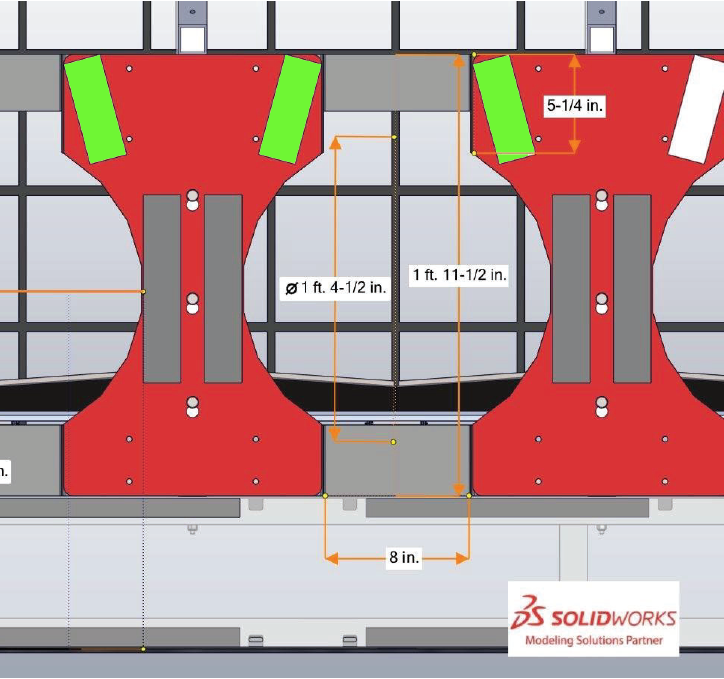
#> input picture field-tape-green-crop.png, 724 x 679 px
$ python -i grip.py   (imports and definitions only)
#> lines starting #> are read from the running program, lines starting #| are printed output that depends on the picture
import cv2
import numpy
import math
from enum import Enum


class GripPipeline:
    """
    An OpenCV pipeline generated by GRIP.
    """

    def __init__(self):
        """initializes all values to presets or None if need to be set
        """

        self.__blur_type = BlurType.Gaussian_Blur
        self.__blur_radius = 1.8018018018018018

        self.blur_output = None

        self.__hsl_threshold_input = self.blur_output
        self.__hsl_threshold_hue = [85.79136690647482, 98.60068259385666]
        self.__hsl_threshold_saturation = [227.02338129496403, 255.0]
        self.__hsl_threshold_luminance = [135.29676258992808, 169.71615881356345]

        self.hsl_threshold_output = None

        self.__find_lines_input = self.hsl_threshold_output

        self.find_lines_output = None

        self.__filter_lines_0_lines = self.find_lines_output
        self.__filter_lines_0_min_length = 0.0
        self.__filter_lines_0_angle = [93.88489208633094, 132.6962457337884]

        self.filter_lines_0_output = None

        self.__filter_lines_1_lines = self.find_lines_output
        self.__filter_lines_1_min_length = 0.0
        self.__filter_lines_1_angle = [42.086330935251794, 83.54948805460751]

        self.filter_lines_1_output = None

    def process(self, source0):
        """
        Runs the pipeline and sets all outputs to new values.
        """
        # Step Blur0:
        self.__blur_input = source0
        (self.blur_output) = self.__blur(self.__blur_input, self.__blur_type, self.__blur_radius)

        # Step HSL_Threshold0:
        self.__hsl_threshold_input = self.blur_output
        (self.hsl_threshold_output) = self.__hsl_threshold(self.__hsl_threshold_input, self.__hsl_threshold_hue,
                                                           self.__hsl_threshold_saturation,
                                                           self.__hsl_threshold_luminance)

        # Step Find_Lines0:
        self.__find_lines_input = self.hsl_threshold_output
        (self.find_lines_output) = self.__find_lines(self.__find_lines_input)

        # Step Filter_Lines0:
        self.__filter_lines_0_lines = self.find_lines_output
        (self.filter_lines_0_output) = self.__filter_lines(self.__filter_lines_0_lines,
                                                           self.__filter_lines_0_min_length,
                                                           self.__filter_lines_0_angle)

        # Step Filter_Lines1:
        self.__filter_lines_1_lines = self.find_lines_output
        (self.filter_lines_1_output) = self.__filter_lines(self.__filter_lines_1_lines,
                                                           self.__filter_lines_1_min_length,
                                                           self.__filter_lines_1_angle)

    @staticmethod
    def __blur(src, type, radius):
        """Softens an image using one of several filters.
        Args:
            src: The source mat (numpy.ndarray).
            type: The blurType to perform represented as an int.
            radius: The radius for the blur as a float.
        Returns:
            A numpy.ndarray that has been blurred.
        """
        if (type is BlurType.Box_Blur):
            ksize = int(2 * round(radius) + 1)
            return cv2.blur(src, (ksize, ksize))
        elif (type is BlurType.Gaussian_Blur):
            ksize = int(6 * round(radius) + 1)
            return cv2.GaussianBlur(src, (ksize, ksize), round(radius))
        elif (type is BlurType.Median_Filter):
            ksize = int(2 * round(radius) + 1)
            return cv2.medianBlur(src, ksize)
        else:
            return cv2.bilateralFilter(src, -1, round(radius), round(radius))

    @staticmethod
    def __hsl_threshold(input, hue, sat, lum):
        """Segment an image based on hue, saturation, and luminance ranges.
        Args:
            input: A BGR numpy.ndarray.
            hue: A list of two numbers the are the min and max hue.
            sat: A list of two numbers the are the min and max saturation.
            lum: A list of two numbers the are the min and max luminance.
        Returns:
            A black and white numpy.ndarray.
        """
        out = cv2.cvtColor(input, cv2.COLOR_BGR2HLS)
        return cv2.inRange(out, (hue[0], lum[0], sat[0]), (hue[1], lum[1], sat[1]))

    class Line:

        # [5 lines left out: function __init__, not called in this run]

        def length(self):
            return numpy.sqrt(pow(self.x2 - self.x1, 2) + pow(self.y2 - self.y1, 2))

        def angle(self):
            return math.degrees(math.atan2(self.y2 - self.y1, self.x2 - self.x1))

    # [39 lines left out: functions __find_lines, __filter_lines, not called in this run]


BlurType = Enum('BlurType', 'Box_Blur Gaussian_Blur Median_Filter Bilateral_Filter')

>>> import cv2
>>> picture = cv2.imread('field-tape-green-crop.png', cv2.IMREAD_GRAYSCALE)
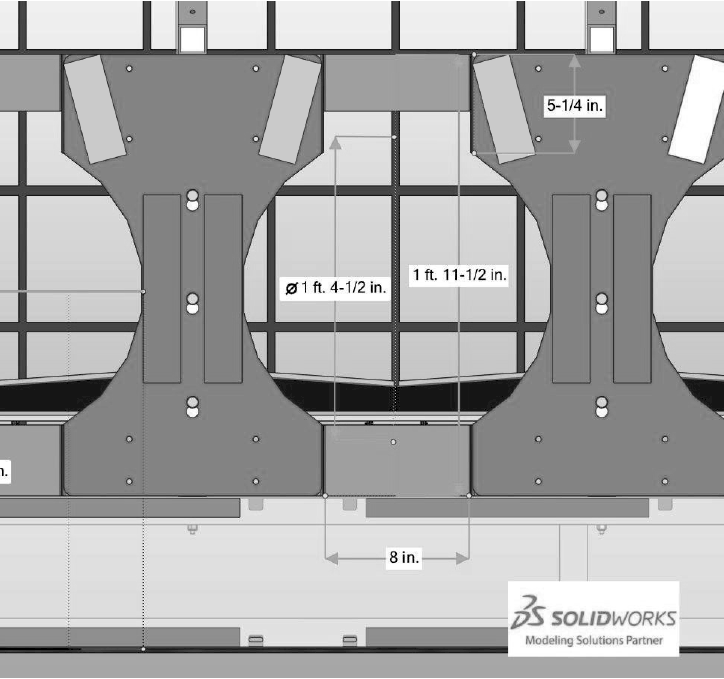
#> picture: shape (679, 724); min 0, max 255, mean 169
>>> result = GripPipeline().process(picture)
#> in __blur, `return cv2.GaussianBlur(src, (ksize, ksize), round(radius))`:
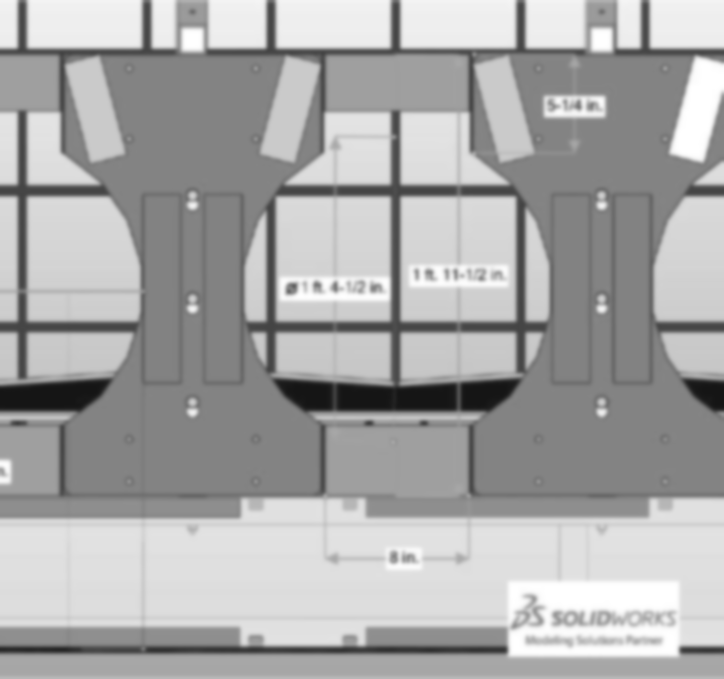
#> returned value: shape (679, 724); min 21, max 255, mean 168.9
#> (the run stopped early here; a loop or call above may not have finished)

$ run again, on field-tape-green.png
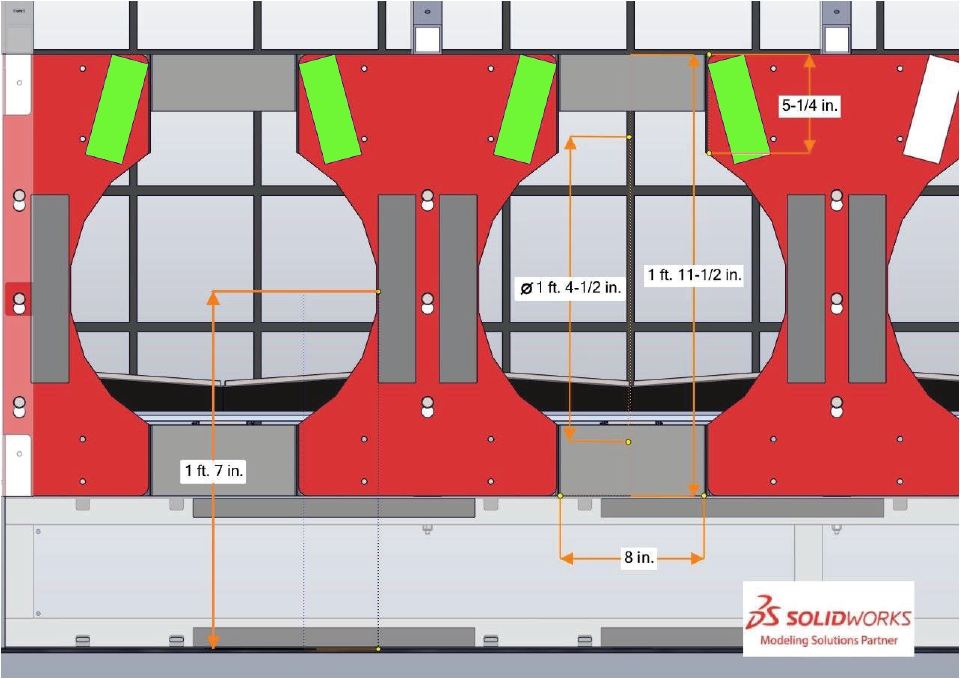
#> input picture field-tape-green.png, 960 x 679 px
#> `picture = cv2.imread('field-tape-green-crop.png', cv2.IMREAD_GRAYSCALE)`:
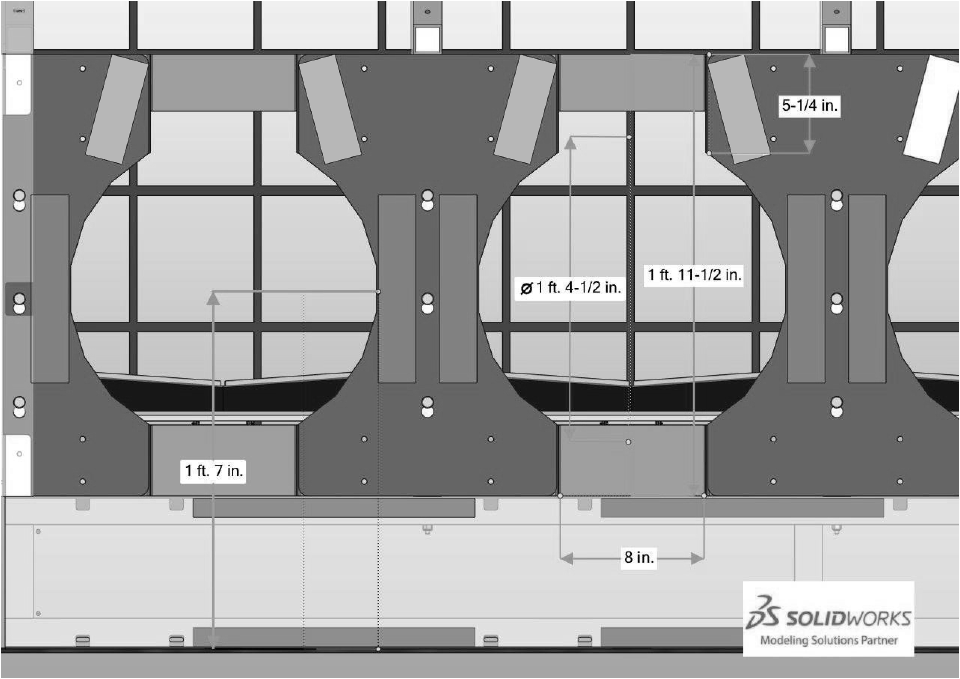
#> picture: shape (679, 960); min 1, max 255, mean 163.5
#> in __blur, `return cv2.GaussianBlur(src, (ksize, ksize), round(radius))`:
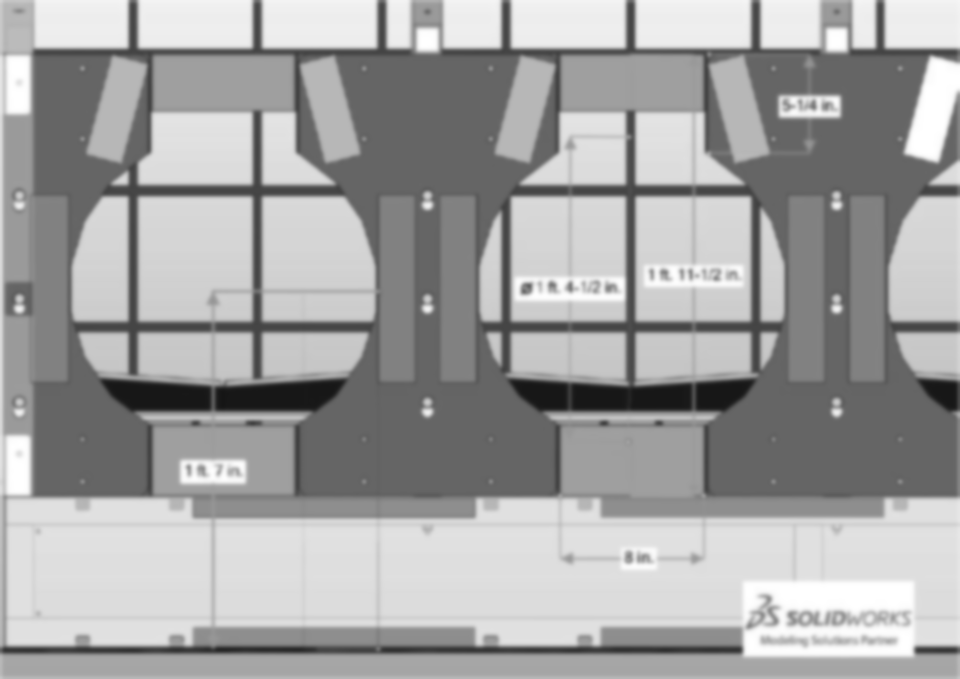
#> returned value: shape (679, 960); min 21, max 255, mean 163.4
